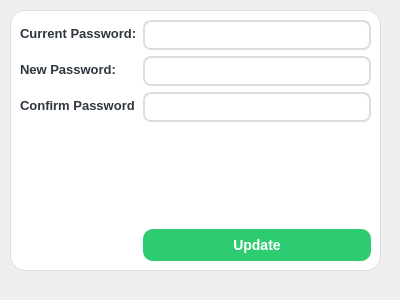
<?xml version="1.0" encoding="UTF-8"?>
<ui version="4.0">
 <class>Dialog</class>
 <widget class="QDialog" name="Dialog">
  <property name="geometry">
   <rect>
    <x>0</x>
    <y>0</y>
    <width>400</width>
    <height>300</height>
   </rect>
  </property>
  <property name="windowTitle">
   <string>Dialog</string>
  </property>
  <widget class="QFrame" name="frame">
   <property name="geometry">
    <rect>
     <x>10</x>
     <y>10</y>
     <width>371</width>
     <height>261</height>
    </rect>
   </property>
   <property name="styleSheet">
    <string notr="true">QDialog {
    background-color: #f5f6fa;
}

QFrame#frame {
    background-color: white;
    border-radius: 15px;
    border: 1px solid #dcdde1;
}

QLabel {
    color: #2f3640;
    font-weight: bold;
    font-size: 13px;
}

QLineEdit {
    border: 2px solid #dcdde1;
    border-radius: 8px;
    padding: 5px;
    background-color: #ffffff;
    selection-background-color: #3498db;
}

QLineEdit:focus {
    border: 2px solid #3498db;
}

QPushButton {
    background-color: #2ecc71;
    color: white;
    font-weight: bold;
    font-size: 14px;
    border-radius: 10px;
    padding: 8px;
    min-width: 100px;
}

QPushButton:hover {
    background-color: #27ae60;
}

QPushButton:pressed {
    background-color: #1e8449;
}</string>
   </property>
   <property name="frameShape">
    <enum>QFrame::StyledPanel</enum>
   </property>
   <property name="frameShadow">
    <enum>QFrame::Raised</enum>
   </property>
   <layout class="QFormLayout" name="formLayout">
    <item row="0" column="0">
     <widget class="QLabel" name="label">
      <property name="text">
       <string>Current Password:</string>
      </property>
     </widget>
    </item>
    <item row="0" column="1">
     <widget class="QLineEdit" name="lineCurrent">
      <property name="echoMode">
       <enum>QLineEdit::Password</enum>
      </property>
     </widget>
    </item>
    <item row="2" column="0">
     <widget class="QLabel" name="label_2">
      <property name="text">
       <string>New Password:</string>
      </property>
     </widget>
    </item>
    <item row="2" column="1">
     <widget class="QLineEdit" name="lineNew">
      <property name="echoMode">
       <enum>QLineEdit::Password</enum>
      </property>
     </widget>
    </item>
    <item row="5" column="1">
     <widget class="QPushButton" name="buttonApprove">
      <property name="text">
       <string>Update</string>
      </property>
     </widget>
    </item>
    <item row="3" column="1">
     <widget class="QLineEdit" name="lineConfirm">
      <property name="echoMode">
       <enum>QLineEdit::Password</enum>
      </property>
     </widget>
    </item>
    <item row="4" column="1">
     <spacer name="verticalSpacer">
      <property name="orientation">
       <enum>Qt::Vertical</enum>
      </property>
      <property name="sizeHint" stdset="0">
       <size>
        <width>20</width>
        <height>40</height>
       </size>
      </property>
     </spacer>
    </item>
    <item row="3" column="0">
     <widget class="QLabel" name="label_3">
      <property name="text">
       <string>Confirm Password</string>
      </property>
     </widget>
    </item>
   </layout>
  </widget>
 </widget>
 <resources/>
 <connections/>
</ui>
